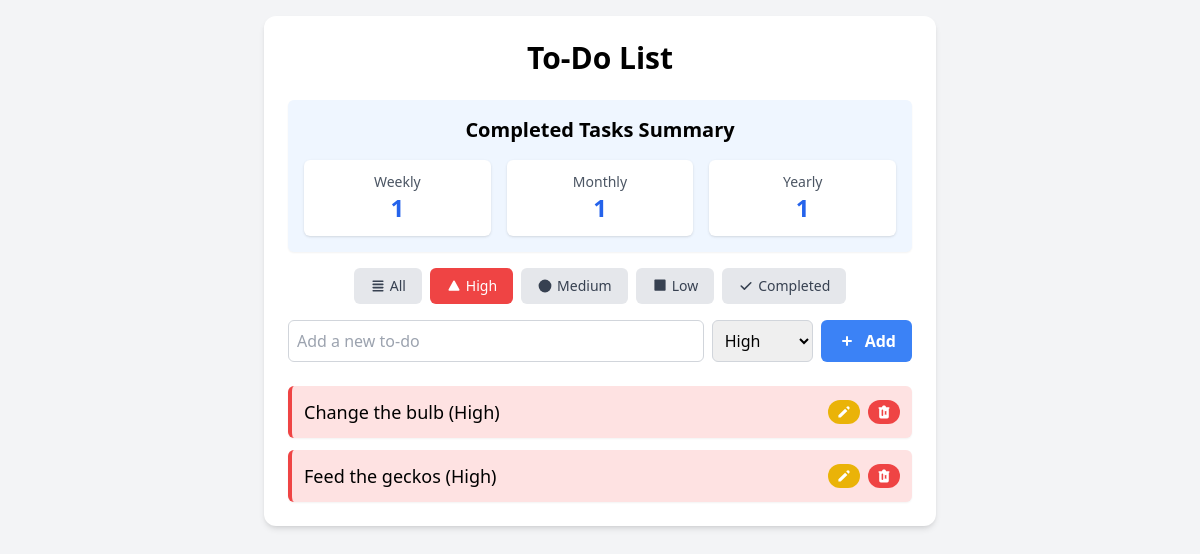
The page /?priority=High on the database its author committed.
### tables this page shows
CREATE TABLE todos (
                id INTEGER PRIMARY KEY AUTOINCREMENT,
                task TEXT NOT NULL,
                priority TEXT NOT NULL,
                completed BOOLEAN NOT NULL DEFAULT 0,
                created_at DATETIME DEFAULT CURRENT_TIMESTAMP
            );

### app.py (the view)
@app.route('/')
def index():
    conn = get_db_connection()
    priority_filter = request.args.get('priority')
    if priority_filter and priority_filter != 'all':
        if priority_filter == 'Completed':
            todos = conn.execute('SELECT * FROM todos WHERE completed = 1 ORDER BY id DESC').fetchall()
        else:
            todos = conn.execute('SELECT * FROM todos WHERE priority = ? ORDER BY id DESC', (priority_filter,)).fetchall()
    else:
        todos = conn.execute('SELECT * FROM todos ORDER BY id DESC').fetchall()
    completed_weekly = conn.execute('SELECT COUNT(*) FROM todos WHERE completed = 1 AND created_at >= date(CURRENT_DATE, "-7 days")').fetchone()[0]
    completed_monthly = conn.execute('SELECT COUNT(*) FROM todos WHERE completed = 1 AND strftime("%Y-%m", created_at) = strftime("%Y-%m", CURRENT_DATE)').fetchone()[0]
    completed_yearly = conn.execute('SELECT COUNT(*) FROM todos WHERE completed = 1 AND strftime("%Y", created_at) = strftime("%Y", CURRENT_DATE)').fetchone()[0]
    conn.close()
    return render_template('index.html', todos=todos, current_filter=priority_filter,
                           completed_weekly=completed_weekly,
                           completed_monthly=completed_monthly,
                           completed_yearly=completed_yearly)

### app.py (called while the page is built)
def get_db_connection():
    conn = sqlite3.connect(DATABASE)
    conn.row_factory = sqlite3.Row
    return conn

### templates/index.html (shortened to what this page needs)
<!DOCTYPE html>
<html lang="en">
<head>
    <script src="https://cdn.tailwindcss.com"></script>
</head>
<body class="bg-gray-100 p-4">
    <div class="max-w-md mx-auto bg-white rounded-xl shadow-md overflow-hidden md:max-w-2xl p-6">
        <h1 class="text-3xl font-bold mb-6 text-center">To-Do List</h1>
        <div class="mt-6 p-4 bg-blue-50 rounded-md shadow-sm mb-4">
            <h2 class="text-xl font-bold mb-4 text-center">Completed Tasks Summary</h2>
            <div class="grid grid-cols-1 md:grid-cols-3 gap-4 text-center">
                <div class="bg-white p-3 rounded-md shadow">
                    <p class="text-gray-600 text-sm">Weekly</p>
                    <p class="text-2xl font-bold text-blue-600">{{ completed_weekly }}</p>
                </div>
                <div class="bg-white p-3 rounded-md shadow">
                    <p class="text-gray-600 text-sm">Monthly</p>
                    <p class="text-2xl font-bold text-blue-600">{{ completed_monthly }}</p>
                </div>
                <div class="bg-white p-3 rounded-md shadow">
                    <p class="text-gray-600 text-sm">Yearly</p>
                    <p class="text-2xl font-bold text-blue-600">{{ completed_yearly }}</p>
                </div>
            </div>
        </div>
        <div class="mb-4 flex justify-center space-x-2">
            <a href="{{ url_for('index', priority='all') }}" class="px-4 py-2 rounded-md text-sm font-medium flex items-center space-x-1
                {% if current_filter == 'all' or current_filter == None %}bg-blue-500 text-white{% else %}bg-gray-200 text-gray-700{% endif %}">
                <span>All</span>
            </a>
            <a href="{{ url_for('index', priority='High') }}" class="px-4 py-2 rounded-md text-sm font-medium flex items-center space-x-1
                {% if current_filter == 'High' %}bg-red-500 text-white{% else %}bg-gray-200 text-gray-700{% endif %}">
                <svg xmlns="http://www.w3.org/2000/svg" class="h-4 w-4" viewBox="0 0 20 20" fill="currentColor">
                    <path fill-rule="evenodd" d="M10 3a1 1 0 00-.816.402l-6 11a1 1 0 00.957 1.403h11.698a1 1 0 00.957-1.403l-6-11A1 1 0 0010 3z" clip-rule="evenodd"/>
                </svg>
                <span>High</span>
            </a>
            <a href="{{ url_for('index', priority='Medium') }}" class="px-4 py-2 rounded-md text-sm font-medium flex items-center space-x-1
                {% if current_filter == 'Medium' %}bg-yellow-500 text-white{% else %}bg-gray-200 text-gray-700{% endif %}">
                <svg xmlns="http://www.w3.org/2000/svg" class="h-4 w-4" viewBox="0 0 20 20" fill="currentColor">
                    <path fill-rule="evenodd" d="M10 18a8 8 0 100-16 8 8 0 000 16z" clip-rule="evenodd"/>
                </svg>
                <span>Medium</span>
            </a>
            <a href="{{ url_for('index', priority='Low') }}" class="px-4 py-2 rounded-md text-sm font-medium flex items-center space-x-1
                {% if current_filter == 'Low' %}bg-green-500 text-white{% else %}bg-gray-200 text-gray-700{% endif %}">
                <svg xmlns="http://www.w3.org/2000/svg" class="h-4 w-4" viewBox="0 0 20 20" fill="currentColor">
                    <path fill-rule="evenodd" d="M3 3a1 1 0 011-1h12a1 1 0 011 1v12a1 1 0 01-1 1H4a1 1 0 01-1-1V3z" clip-rule="evenodd"/>
                </svg>
                <span>Low</span>
            </a>
            <a href="{{ url_for('index', priority='Completed') }}" class="px-4 py-2 rounded-md text-sm font-medium flex items-center space-x-1
                {% if current_filter == 'Completed' %}bg-green-500 text-white{% else %}bg-gray-200 text-gray-700{% endif %}">
                <svg xmlns="http://www.w3.org/2000/svg" class="h-4 w-4" viewBox="0 0 20 20" fill="currentColor">
                    <path fill-rule="evenodd" d="M16.707 5.293a1 1 0 010 1.414l-8 8a1 1 0 01-1.414 0l-4-4a1 1 0 011.414-1.414L8 12.586l7.293-7.293a1 1 0 011.414 0z" clip-rule="evenodd"/>
                </svg>
                <span>Completed</span>
            </a>
        </div>
        <form action="{{ url_for('add_todo') }}" method="POST" class="mb-6 flex space-x-2">
            <input type="text" name="task" placeholder="Add a new to-do" class="flex-grow p-2 border border-gray-300 rounded-md focus:outline-none focus:ring-2 focus:ring-blue-500" required>
            <select name="priority" class="p-2 border border-gray-300 rounded-md focus:outline-none focus:ring-2 focus:ring-blue-500">
                <option value="High">High</option>
            </select>
            <button type="submit" class="bg-blue-500 hover:bg-blue-600 text-white font-bold py-2 px-4 rounded-md flex items-center justify-center space-x-2">
                <svg xmlns="http://www.w3.org/2000/svg" class="h-5 w-5" viewBox="0 0 20 20" fill="currentColor">
                    <path fill-rule="evenodd" d="M10 5a1 1 0 011 1v3h3a1 1 0 110 2h-3v3a1 1 0 11-2 0v-3H6a1 1 0 110-2h3V6a1 1 0 011-1z" clip-rule="evenodd"/>
                </svg>
                <span>Add</span>
            </button>
        </form>
        <div class="space-y-3">
            {% for todo in todos %}
            <div class="flex items-center justify-between p-3 rounded-md shadow-sm
                {% if todo.priority == 'High' %}bg-red-100 border-l-4 border-red-500
                {% elif todo.priority == 'Medium' %}bg-yellow-100 border-l-4 border-yellow-500
                {% else %}bg-green-100 border-l-4 border-green-500{% endif %}">
                <span class="text-lg {% if todo.completed %}line-through text-gray-500{% endif %}">{{ todo.task }} ({{ todo.priority }})</span>
                <div class="flex space-x-2">
                    <a href="{{ url_for('edit_todo', todo_id=todo.id) }}" class="bg-yellow-500 hover:bg-yellow-600 text-white text-xs font-bold py-1 px-2 rounded-full flex items-center justify-center">
                        <svg xmlns="http://www.w3.org/2000/svg" class="h-4 w-4" viewBox="0 0 20 20" fill="currentColor">
                            <path d="M13.586 3.586a2 2 0 112.828 2.828l-.793.793-2.828-2.828.793-.793zM11.379 5.793L3 14.172V17h2.828l8.38-8.379-2.83-2.828z"/>
                        </svg>
                    </a>
                    <form action="{{ url_for('delete_todo', todo_id=todo.id) }}" method="POST" onsubmit="return confirm('Are you sure you want to delete this task?');">
                        <button type="submit" class="bg-red-500 hover:bg-red-600 text-white text-xs font-bold py-1 px-2 rounded-full flex items-center justify-center">
                        </button>
                    </form>
                </div>
            </div>
            {% else %}
            <p class="text-center text-gray-500">No tasks yet. Add one above!</p>
            {% endfor %}
        </div>
    </div>
</body>
</html>

### rows shown on the page
todos: task "Change the bulb", priority "High"
todos: task "Feed the geckos", priority "High"

### other values the page prints
{{ completed_weekly }} "1"
{{ completed_monthly }} "1"
{{ completed_yearly }} "1"
